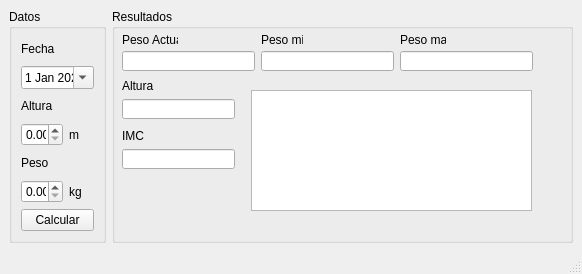
<?xml version="1.0" encoding="UTF-8"?>
<ui version="4.0">
 <class>IMC</class>
 <widget class="QMainWindow" name="IMC">
  <property name="enabled">
   <bool>true</bool>
  </property>
  <property name="geometry">
   <rect>
    <x>0</x>
    <y>0</y>
    <width>582</width>
    <height>274</height>
   </rect>
  </property>
  <property name="minimumSize">
   <size>
    <width>582</width>
    <height>274</height>
   </size>
  </property>
  <property name="maximumSize">
   <size>
    <width>582</width>
    <height>274</height>
   </size>
  </property>
  <property name="windowTitle">
   <string>IMC</string>
  </property>
  <widget class="QWidget" name="centralwidget">
   <layout class="QGridLayout" name="gridLayout">
    <item row="0" column="0">
     <widget class="QGroupBox" name="groupBox">
      <property name="enabled">
       <bool>true</bool>
      </property>
      <property name="sizePolicy">
       <sizepolicy hsizetype="Preferred" vsizetype="Preferred">
        <horstretch>0</horstretch>
        <verstretch>0</verstretch>
       </sizepolicy>
      </property>
      <property name="minimumSize">
       <size>
        <width>97</width>
        <height>211</height>
       </size>
      </property>
      <property name="layoutDirection">
       <enum>Qt::LeftToRight</enum>
      </property>
      <property name="title">
       <string>Datos</string>
      </property>
      <property name="flat">
       <bool>false</bool>
      </property>
      <property name="checkable">
       <bool>false</bool>
      </property>
      <layout class="QGridLayout" name="gridLayout_2">
       <item row="0" column="0">
        <widget class="QLabel" name="label">
         <property name="text">
          <string>Fecha</string>
         </property>
        </widget>
       </item>
       <item row="1" column="0" colspan="2">
        <widget class="QDateEdit" name="inFecha">
         <property name="dateTime">
          <datetime>
           <hour>0</hour>
           <minute>0</minute>
           <second>0</second>
           <year>2022</year>
           <month>1</month>
           <day>1</day>
          </datetime>
         </property>
         <property name="calendarPopup">
          <bool>true</bool>
         </property>
        </widget>
       </item>
       <item row="2" column="0">
        <widget class="QLabel" name="label_2">
         <property name="text">
          <string>Altura</string>
         </property>
        </widget>
       </item>
       <item row="3" column="0">
        <widget class="QDoubleSpinBox" name="inAltura">
         <property name="maximum">
          <double>399.990000000000009</double>
         </property>
         <property name="singleStep">
          <double>8.000000000000000</double>
         </property>
        </widget>
       </item>
       <item row="3" column="1">
        <widget class="QLabel" name="label_4">
         <property name="text">
          <string>m</string>
         </property>
        </widget>
       </item>
       <item row="4" column="0">
        <widget class="QLabel" name="label_3">
         <property name="text">
          <string>Peso</string>
         </property>
        </widget>
       </item>
       <item row="5" column="0">
        <widget class="QDoubleSpinBox" name="inPeso">
         <property name="maximum">
          <double>500.990000000000009</double>
         </property>
         <property name="singleStep">
          <double>10.000000000000000</double>
         </property>
        </widget>
       </item>
       <item row="5" column="1">
        <widget class="QLabel" name="label_5">
         <property name="text">
          <string>kg</string>
         </property>
        </widget>
       </item>
       <item row="6" column="0" colspan="2">
        <widget class="QPushButton" name="btnCalcular">
         <property name="text">
          <string>Calcular</string>
         </property>
        </widget>
       </item>
      </layout>
     </widget>
    </item>
    <item row="0" column="1">
     <widget class="QGroupBox" name="groupBox_2">
      <property name="sizePolicy">
       <sizepolicy hsizetype="Expanding" vsizetype="Preferred">
        <horstretch>0</horstretch>
        <verstretch>0</verstretch>
       </sizepolicy>
      </property>
      <property name="minimumSize">
       <size>
        <width>461</width>
        <height>211</height>
       </size>
      </property>
      <property name="title">
       <string>Resultados</string>
      </property>
      <widget class="QLabel" name="label_6">
       <property name="geometry">
        <rect>
         <x>10</x>
         <y>23</y>
         <width>56</width>
         <height>16</height>
        </rect>
       </property>
       <property name="text">
        <string>Peso Actual</string>
       </property>
      </widget>
      <widget class="QLabel" name="label_7">
       <property name="geometry">
        <rect>
         <x>149</x>
         <y>23</y>
         <width>42</width>
         <height>16</height>
        </rect>
       </property>
       <property name="text">
        <string>Peso min</string>
       </property>
      </widget>
      <widget class="QLabel" name="label_8">
       <property name="geometry">
        <rect>
         <x>288</x>
         <y>23</y>
         <width>46</width>
         <height>16</height>
        </rect>
       </property>
       <property name="text">
        <string>Peso max</string>
       </property>
      </widget>
      <widget class="QLineEdit" name="outPesoActual">
       <property name="geometry">
        <rect>
         <x>10</x>
         <y>42</y>
         <width>133</width>
         <height>20</height>
        </rect>
       </property>
      </widget>
      <widget class="QLineEdit" name="outPesoMin">
       <property name="geometry">
        <rect>
         <x>149</x>
         <y>42</y>
         <width>133</width>
         <height>20</height>
        </rect>
       </property>
      </widget>
      <widget class="QLineEdit" name="outPesoMax">
       <property name="geometry">
        <rect>
         <x>288</x>
         <y>42</y>
         <width>133</width>
         <height>20</height>
        </rect>
       </property>
      </widget>
      <widget class="QLabel" name="label_9">
       <property name="geometry">
        <rect>
         <x>10</x>
         <y>70</y>
         <width>47</width>
         <height>13</height>
        </rect>
       </property>
       <property name="text">
        <string>Altura</string>
       </property>
      </widget>
      <widget class="QLineEdit" name="outAltura">
       <property name="geometry">
        <rect>
         <x>10</x>
         <y>90</y>
         <width>113</width>
         <height>20</height>
        </rect>
       </property>
      </widget>
      <widget class="QLabel" name="label_10">
       <property name="geometry">
        <rect>
         <x>10</x>
         <y>120</y>
         <width>47</width>
         <height>13</height>
        </rect>
       </property>
       <property name="text">
        <string>IMC</string>
       </property>
      </widget>
      <widget class="QLineEdit" name="outResultado">
       <property name="geometry">
        <rect>
         <x>10</x>
         <y>140</y>
         <width>113</width>
         <height>20</height>
        </rect>
       </property>
      </widget>
      <widget class="QGraphicsView" name="graphicsView">
       <property name="geometry">
        <rect>
         <x>139</x>
         <y>81</y>
         <width>281</width>
         <height>121</height>
        </rect>
       </property>
      </widget>
     </widget>
    </item>
   </layout>
  </widget>
  <widget class="QMenuBar" name="menubar">
   <property name="geometry">
    <rect>
     <x>0</x>
     <y>0</y>
     <width>582</width>
     <height>21</height>
    </rect>
   </property>
  </widget>
  <widget class="QStatusBar" name="statusbar"/>
 </widget>
 <resources/>
 <connections/>
</ui>
